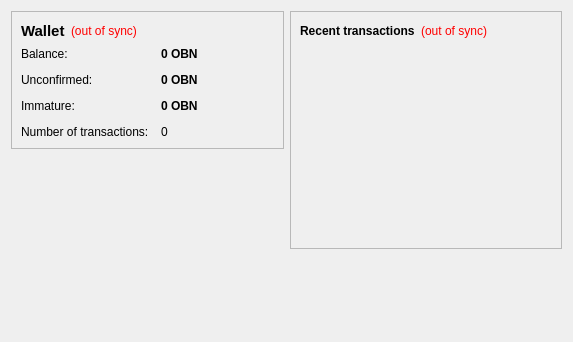
<?xml version="1.0" encoding="UTF-8"?>
<ui version="4.0">
 <class>OverviewPage</class>
 <widget class="QWidget" name="OverviewPage">
  <property name="geometry">
   <rect>
    <x>0</x>
    <y>0</y>
    <width>573</width>
    <height>342</height>
   </rect>
  </property>
  <property name="windowTitle">
   <string>Form</string>
  </property>
  <layout class="QHBoxLayout" name="horizontalLayout" stretch="1,1">
   <item>
    <layout class="QVBoxLayout" name="verticalLayout_2">
     <item>
      <widget class="QFrame" name="frame">
       <property name="frameShape">
        <enum>QFrame::StyledPanel</enum>
       </property>
       <property name="frameShadow">
        <enum>QFrame::Raised</enum>
       </property>
       <layout class="QVBoxLayout" name="verticalLayout_4">
        <item>
         <layout class="QHBoxLayout" name="horizontalLayout_4">
          <item>
           <widget class="QLabel" name="label_5">
            <property name="font">
             <font>
              <pointsize>11</pointsize>
              <weight>75</weight>
              <bold>true</bold>
             </font>
            </property>
            <property name="text">
             <string>Wallet</string>
            </property>
           </widget>
          </item>
          <item>
           <widget class="QLabel" name="labelWalletStatus">
            <property name="toolTip">
             <string>The displayed information may be out of date. Your wallet automatically synchronizes with the Obsidian network after a connection is established, but this process has not completed yet.</string>
            </property>
            <property name="styleSheet">
             <string notr="true">QLabel { color: red; }</string>
            </property>
            <property name="text">
             <string notr="true">(out of sync)</string>
            </property>
            <property name="alignment">
             <set>Qt::AlignLeading|Qt::AlignLeft|Qt::AlignVCenter</set>
            </property>
           </widget>
          </item>
          <item>
           <spacer name="horizontalSpacer_2">
            <property name="orientation">
             <enum>Qt::Horizontal</enum>
            </property>
            <property name="sizeHint" stdset="0">
             <size>
              <width>40</width>
              <height>20</height>
             </size>
            </property>
           </spacer>
          </item>
         </layout>
        </item>
        <item>
         <layout class="QFormLayout" name="formLayout_2">
          <property name="fieldGrowthPolicy">
           <enum>QFormLayout::AllNonFixedFieldsGrow</enum>
          </property>
          <property name="horizontalSpacing">
           <number>12</number>
          </property>
          <property name="verticalSpacing">
           <number>12</number>
          </property>
          <item row="0" column="0">
           <widget class="QLabel" name="label">
            <property name="text">
             <string>Balance:</string>
            </property>
           </widget>
          </item>
          <item row="0" column="1">
           <widget class="QLabel" name="labelBalance">
            <property name="font">
             <font>
              <weight>75</weight>
              <bold>true</bold>
             </font>
            </property>
            <property name="cursor">
             <cursorShape>IBeamCursor</cursorShape>
            </property>
            <property name="toolTip">
             <string>Your current balance</string>
            </property>
            <property name="text">
             <string notr="true">0 OBN</string>
            </property>
            <property name="textInteractionFlags">
             <set>Qt::LinksAccessibleByMouse|Qt::TextSelectableByKeyboard|Qt::TextSelectableByMouse</set>
            </property>
           </widget>
          </item>
          <item row="1" column="0">
           <widget class="QLabel" name="label_3">
            <property name="text">
             <string>Unconfirmed:</string>
            </property>
           </widget>
          </item>
          <item row="1" column="1">
           <widget class="QLabel" name="labelUnconfirmed">
            <property name="font">
             <font>
              <weight>75</weight>
              <bold>true</bold>
             </font>
            </property>
            <property name="cursor">
             <cursorShape>IBeamCursor</cursorShape>
            </property>
            <property name="toolTip">
             <string>Total of transactions that have yet to be confirmed, and do not yet count toward the current balance</string>
            </property>
            <property name="text">
             <string notr="true">0 OBN</string>
            </property>
            <property name="textInteractionFlags">
             <set>Qt::LinksAccessibleByMouse|Qt::TextSelectableByKeyboard|Qt::TextSelectableByMouse</set>
            </property>
           </widget>
          </item>
          <item row="3" column="0">
           <widget class="QLabel" name="label_2">
            <property name="text">
             <string>Number of transactions:</string>
            </property>
           </widget>
          </item>
          <item row="3" column="1">
           <widget class="QLabel" name="labelNumTransactions">
            <property name="toolTip">
             <string>Total number of transactions in wallet</string>
            </property>
            <property name="text">
             <string notr="true">0</string>
            </property>
           </widget>
          </item>
          <item row="2" column="0">
           <widget class="QLabel" name="labelImmatureText">
            <property name="text">
             <string>Immature:</string>
            </property>
           </widget>
          </item>
          <item row="2" column="1">
           <widget class="QLabel" name="labelImmature">
            <property name="font">
             <font>
              <weight>75</weight>
              <bold>true</bold>
             </font>
            </property>
            <property name="toolTip">
             <string>Mined balance that has not yet matured</string>
            </property>
            <property name="text">
             <string notr="true">0 OBN</string>
            </property>
            <property name="textInteractionFlags">
             <set>Qt::LinksAccessibleByMouse|Qt::TextSelectableByKeyboard|Qt::TextSelectableByMouse</set>
            </property>
           </widget>
          </item>
         </layout>
        </item>
       </layout>
      </widget>
     </item>
     <item>
      <spacer name="verticalSpacer">
       <property name="orientation">
        <enum>Qt::Vertical</enum>
       </property>
       <property name="sizeHint" stdset="0">
        <size>
         <width>20</width>
         <height>40</height>
        </size>
       </property>
      </spacer>
     </item>
    </layout>
   </item>
   <item>
    <layout class="QVBoxLayout" name="verticalLayout_3">
     <item>
      <widget class="QFrame" name="frame_2">
       <property name="frameShape">
        <enum>QFrame::StyledPanel</enum>
       </property>
       <property name="frameShadow">
        <enum>QFrame::Raised</enum>
       </property>
       <layout class="QVBoxLayout" name="verticalLayout">
        <item>
         <layout class="QHBoxLayout" name="horizontalLayout_2">
          <item>
           <widget class="QLabel" name="label_4">
            <property name="text">
             <string>&lt;b&gt;Recent transactions&lt;/b&gt;</string>
            </property>
           </widget>
          </item>
          <item>
           <widget class="QLabel" name="labelTransactionsStatus">
            <property name="toolTip">
             <string>The displayed information may be out of date. Your wallet automatically synchronizes with the Obsidian network after a connection is established, but this process has not completed yet.</string>
            </property>
            <property name="styleSheet">
             <string notr="true">QLabel { color: red; }</string>
            </property>
            <property name="text">
             <string notr="true">(out of sync)</string>
            </property>
            <property name="alignment">
             <set>Qt::AlignRight|Qt::AlignTrailing|Qt::AlignVCenter</set>
            </property>
           </widget>
          </item>
          <item>
           <spacer name="horizontalSpacer">
            <property name="orientation">
             <enum>Qt::Horizontal</enum>
            </property>
            <property name="sizeHint" stdset="0">
             <size>
              <width>40</width>
              <height>20</height>
             </size>
            </property>
           </spacer>
          </item>
         </layout>
        </item>
        <item>
         <widget class="QListView" name="listTransactions">
          <property name="styleSheet">
           <string notr="true">QListView { background: transparent; }</string>
          </property>
          <property name="frameShape">
           <enum>QFrame::NoFrame</enum>
          </property>
          <property name="verticalScrollBarPolicy">
           <enum>Qt::ScrollBarAlwaysOff</enum>
          </property>
          <property name="horizontalScrollBarPolicy">
           <enum>Qt::ScrollBarAlwaysOff</enum>
          </property>
          <property name="selectionMode">
           <enum>QAbstractItemView::NoSelection</enum>
          </property>
         </widget>
        </item>
       </layout>
      </widget>
     </item>
     <item>
      <spacer name="verticalSpacer_2">
       <property name="orientation">
        <enum>Qt::Vertical</enum>
       </property>
       <property name="sizeHint" stdset="0">
        <size>
         <width>20</width>
         <height>40</height>
        </size>
       </property>
      </spacer>
     </item>
    </layout>
   </item>
  </layout>
 </widget>
 <resources/>
 <connections/>
</ui>
